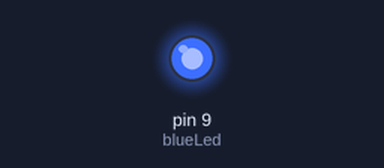
Bench run of a sketch on a simulated Arduino Uno, built with avr-gcc and run on an emulated ATmega328P. Shown: output pins drawn as LEDs (lit = HIGH).

Above: at 0.05 s.
At 2.0 s:
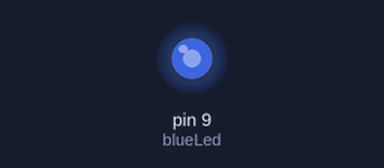
At 3.0 s:
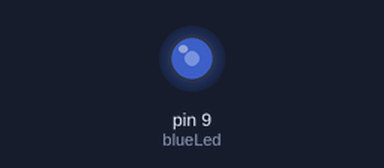
At 4.0 s:
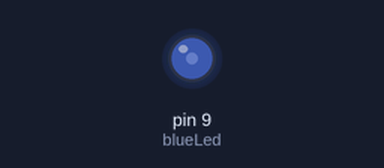
Timing chart, 0 to 5.2 s (numbered marks = the images above):
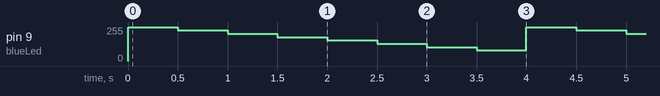

The sketch:

prueba_motores.ino
```cpp
int blueLed = 9;
int brightness = 255;

void setup () {
// definir las salidas
pinMode (blueLed, OUTPUT);
}
void loop () {
analogWrite(blueLed, brightness);
delay (500);
analogWrite(blueLed, 230);
delay (500);
analogWrite(blueLed, 205);
delay (500);
analogWrite(blueLed, 180);
delay (500);
analogWrite(blueLed, 155);
delay (500);
analogWrite(blueLed, 130);
delay (500);
analogWrite(blueLed, 105);
delay (500);
analogWrite(blueLed, 80);
delay (500);
}
```

Measured:
- by itself, pin 9 (blueLed): repeats every 4.0 s: 230/255 0.50 s, 205/255 0.50 s, 180/255 0.50 s, 155/255 0.50 s, 130/255 0.50 s, 105/255 0.50 s, 80/255 0.50 s, 255/255 0.50 s
